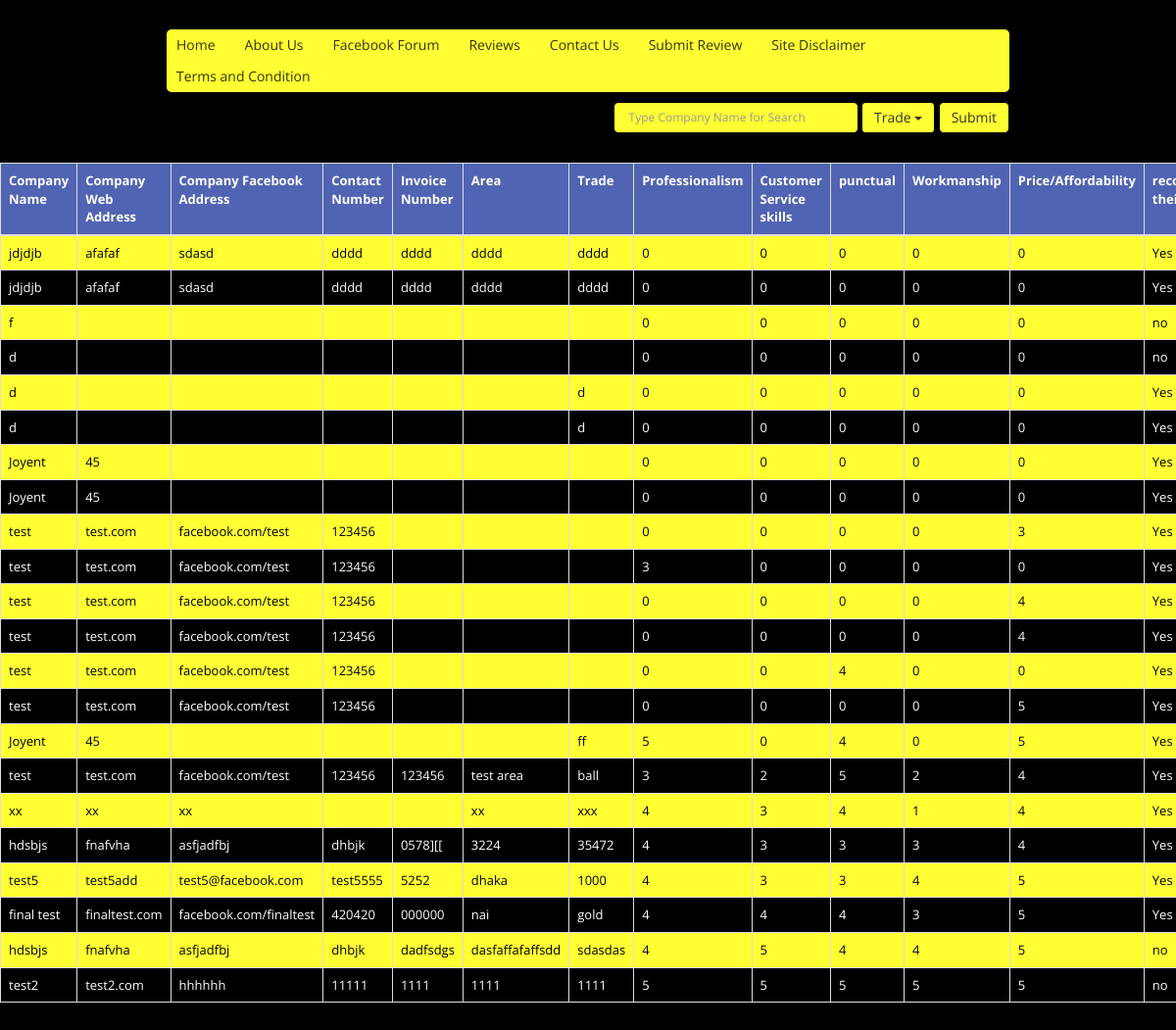
Screenshot of /databyTrade.php with the database file from the repository.
### tables this page shows
CREATE TABLE IF NOT EXISTS `company` (
  `id` int(100) NOT NULL AUTO_INCREMENT,
  `name` varchar(255) DEFAULT NULL,
  `web` varchar(255) DEFAULT NULL,
  `fb` varchar(255) DEFAULT NULL,
  `contact` varchar(255) DEFAULT NULL,
  `invoice` varchar(255) DEFAULT NULL,
  `area` varchar(100) DEFAULT NULL,
  `trade` varchar(100) DEFAULT NULL,
  `rpro` int(11) DEFAULT NULL,
  `rser` int(11) DEFAULT NULL,
  `rpun` int(11) DEFAULT NULL,
  `rwork` int(11) DEFAULT NULL,
  `rprice` int(11) DEFAULT NULL,
  `recom` int(11) DEFAULT NULL,
  `totalstar` int(11) DEFAULT NULL,
  PRIMARY KEY (`id`)
);

### databyTrade.php (the view, shortened to what this page needs)
<?php
$dbhost = 'localhost';
$dbuser = 'root';
$dbpass = '';
$conn = mysql_connect($dbhost, $dbuser, $dbpass);
$sql = 'SELECT * FROM company ORDER BY totalstar ASC';
$retval = mysql_query($sql, $conn);
?>
<!DOCTYPE html>
<html lang="en">
    <head>
        <link rel="stylesheet" href="css/bootstrap.min.css">
        <link rel="stylesheet" href="css/typeahead.css">
        <link rel="stylesheet" href="css/style.css">
    </head>
    <body>
        <div class="container">
            <div class="clearfix top_section data_table">
                <div class="row">
                    <div class="col-sm-12">
                        <div class="inline_menu">
                            <ul class="bdr clearfix">
                                <li><a href="index.php">Home</a></li>
                                <li><a href="about.php">About Us</a></li>
                                <li><a href="fb_forum.php">Facebook Forum</a></li>
                                <li><a href="datadetails.php">Reviews</a></li>
                                <li><a href="contact.php">Contact Us</a></li>
                                <li><a href="reviews.php">Submit Review</a></li>
                                <li><a href="disclaimer.php">Site Disclaimer</a></li>
                                <li><a href="termscondition.php">Terms and Condition</a></li>
                            </ul>
                        </div>
                    </div>
                </div>
                <div class="row">
                    <div class="col-sm-12">
                        <form method="post" action="searchBytrade.php">
                            <div class="data-name text-right clearfix form-group">
                                <input type="text" name="search" class="form-control bdr" placeholder="Type Company Name for Search" id="ctradeSearch" data-provde="typeahead">
                                <div style="color: white;display:inline-block;vertical-align:top;" class="">
                                    <div class="dropdown bdr">
                                        <button class="btn btn-default dropdown-toggle" type="button" id="menu1" data-toggle="dropdown"><span class="sbt">Trade</span>
                                            <span class="caret"></span></button>
                                    </div>
                                </div>
                                <button type="submit" class="btn btn-default bdr">Submit</button>
                            </div>
                        </form>
                    </div>
                </div>
            </div>
        </div>
        <div class="table-responsive">
            <table class="table table-bordered">
                <thead>
                    <tr>
                        <th>Company Name</th>
                        <th>Company Web Address</th>
                        <th>Company Facebook Address</th>
                        <th>Contact Number</th>
                        <th>Invoice Number</th>
                        <th>Area</th>
                        <th>Trade</th>
                        <th>Professionalism</th>
                        <th>Customer Service skills</th>
                        <th>punctual</th>
                        <th>Workmanship</th>
                        <th> Price/Affordability</th>
                        <th>recommendation their services</th>
                    </tr>
                </thead>
                <tbody>
                    <?php
                    while ($row = mysql_fetch_assoc($retval)) {
                        ?>
                        <tr>
                            <td><?php echo $row['name']; ?></td>
                            <td><?php echo $row['web']; ?></td>
                            <td><?php echo $row['fb']; ?></td>
                            <td><?php echo $row['contact']; ?></td>
                            <td><?php echo $row['invoice']; ?></td>
                            <td><?php echo $row['area']; ?></td>
                            <td><?php echo $row['trade']; ?></td>
                            <td><?php echo $row['rpro']; ?></td>
                            <td><?php echo $row['rser']; ?></td>
                            <td><?php echo $row['rpun']; ?></td>
                            <td><?php echo $row['rwork']; ?></td>
                            <td><?php echo $row['rprice']; ?></td>
                            <td><?php echo ($row['recom'] == 1) ? 'Yes' : 'no'; ?></td>
                        </tr>
                        <?php
                    }
                    ?>
                </tbody>
            </table>
        </div>
    </body>
</html>

### css/typeahead.css (style rules this page uses)
.tt-query, .tt-hint { width: 250px !important; height: 30px; padding: 8px 12px; font-size: 14px; line-height: 30px; border: 2px solid #ccc; -webkit-border-radius: 8px; -moz-border-radius: 8px; border-radius: 8px; outline: none; }
.tt-query { -webkit-box-shadow: inset 0 1px 1px rgba(0, 0, 0, 0.075); -moz-box-shadow: inset 0 1px 1px rgba(0, 0, 0, 0.075); box-shadow: inset 0 1px 1px rgba(0, 0, 0, 0.075); }

### css/style.css (style rules this page uses)
html, button, input, select, textarea { color: #222; }
html { font-size: 1em; line-height: 1.4; }
html, body, div, span, applet, object, iframe, h1, h2, h3, h4, h5, h6, p, blockquote, pre, a, abbr, acronym, address, big, cite, code, del, dfn, em, img, ins, kbd, q, s, samp, small, strike, strong, sub, sup, tt, var, b, u, i, center, dl, dt, dd, ol, ul, li, fieldset, form, label, legend, table, caption, tbody, tfoot, thead, tr, th, td, article, aside, canvas, details, embed, figure, figcaption, footer, header, hgroup, menu, nav, output, ruby, section, summary, time, mark, audio, video { margin: 0; padding: 0; border: 0; font-size: 100%; font: inherit; vertical-align: baseline; }
body { line-height: 1; }
ol, ul { list-style: none; }
table { border-collapse: collapse; border-spacing: 0; }
body { font-family: 'Open Sans', sans-serif; font-size: 13px; color: #000; line-height: 18px; background-color: #000; height: 100%; }
a { color: #000; }
.container { max-width: 890px; }
.table { background-color: #fff; }
.table thead tr th { background-color: #5164B3; font-weight: bold; vertical-align: top; color: #fff; }
.table >tbody > tr > td { background-color: #000; color: #fff; }
.table >tbody > tr:nth-child(odd) > td { background-color: #FFFF33; color: #000; }
.data_table { padding: 30px 0; }
.data_table .form-group { margin-bottom: 0; }
.data_table .tt-query { background-color: #FFFF33!important; border: 1px solid #000; padding: 15px 15px; font-size: 12px; color: #000; }
.data_table .btn { padding: 5px 12px; vertical-align: top; background-color: #FFFF33; border-color: #000; }
.tt-query, .tt-hint { width: inherit; }
.inline_menu { margin-bottom: 10px; }
.inline_menu ul { background-color: #FFFF33; }
.inline_menu ul li { float: left; margin-right: 10px; }
.inline_menu ul li:last-child { margin-right: 0; }
.inline_menu ul li a { color: #000; display: block; padding: 7px 10px; font-size: 14px; opacity: .8; -webkit-transition: all, .4s; -moz-transition: all, .4s; -o-transition: all, .4s; transition: all, .4s; }
.bdr { border-radius: 5px; }
.table-responsive { width: 100%; overflow-y: auto; overflow-x: auto; margin: 0 0 1em; }
.clearfix:before, .clearfix:after { content: " "; display: table; }
.clearfix:after { clear: both; }
.clearfix { *zoom: 1; }

### rows the page displays
company: name "jdjdjb", web "afafaf", fb "sdasd", contact "dddd", invoice "dddd", area "dddd", trade "dddd", rpro "0", rser "0", rpun "0", rwork "0", rprice "0", recom "Yes"
company: name "jdjdjb", web "afafaf", fb "sdasd", contact "dddd", invoice "dddd", area "dddd", trade "dddd", rpro "0", rser "0", rpun "0", rwork "0", rprice "0", recom "Yes"
company: name "f", rpro "0", rser "0", rpun "0", rwork "0", rprice "0", recom "no"
company: name "d", rpro "0", rser "0", rpun "0", rwork "0", rprice "0", recom "no"
company: name "d", trade "d", rpro "0", rser "0", rpun "0", rwork "0", rprice "0", recom "Yes"
company: name "d", trade "d", rpro "0", rser "0", rpun "0", rwork "0", rprice "0", recom "Yes"
company: name "Joyent", web "45", rpro "0", rser "0", rpun "0", rwork "0", rprice "0", recom "Yes"
company: name "Joyent", web "45", rpro "0", rser "0", rpun "0", rwork "0", rprice "0", recom "Yes"
company: name "test", web "test.com", fb "facebook.com/test", contact "123456", rpro "0", rser "0", rpun "0", rwork "0", rprice "3", recom "Yes"
company: name "test", web "test.com", fb "facebook.com/test", contact "123456", rpro "3", rser "0", rpun "0", rwork "0", rprice "0", recom "Yes"
company: name "test", web "test.com", fb "facebook.com/test", contact "123456", rpro "0", rser "0", rpun "0", rwork "0", rprice "4", recom "Yes"
company: name "test", web "test.com", fb "facebook.com/test", contact "123456", rpro "0", rser "0", rpun "0", rwork "0", rprice "4", recom "Yes"
company: name "test", web "test.com", fb "facebook.com/test", contact "123456", rpro "0", rser "0", rpun "4", rwork "0", rprice "0", recom "Yes"
company: name "test", web "test.com", fb "facebook.com/test", contact "123456", rpro "0", rser "0", rpun "0", rwork "0", rprice "5", recom "Yes"
company: name "Joyent", web "45", trade "ff", rpro "5", rser "0", rpun "4", rwork "0", rprice "5", recom "Yes"
company: name "test", web "test.com", fb "facebook.com/test", contact "123456", invoice "123456", area "test area", trade "ball", rpro "3", rser "2", rpun "5", rwork "2", rprice "4", recom "Yes"
company: name "xx", web "xx", fb "xx", area "xx", trade "xxx", rpro "4", rser "3", rpun "4", rwork "1", rprice "4", recom "Yes"
company: name "hdsbjs", web "fnafvha", fb "asfjadfbj", contact "dhbjk", invoice "0578][[", area "3224", trade "35472", rpro "4", rser "3", rpun "3", rwork "3", rprice "4", recom "Yes"
company: name "test5", web "test5add", fb "test5@facebook.com", contact "test5555", invoice "5252", area "dhaka", trade "1000", rpro "4", rser "3", rpun "3", rwork "4", rprice "5", recom "Yes"
company: name "final test", web "finaltest.com", fb "facebook.com/finaltest", contact "420420", invoice "000000", area "nai", trade "gold", rpro "4", rser "4", rpun "4", rwork "3", rprice "5", recom "Yes"
company: name "hdsbjs", web "fnafvha", fb "asfjadfbj", contact "dhbjk", invoice "dadfsdgs", area "dasfaffafaffsdd", trade "sdasdas", rpro "4", rser "5", rpun "4", rwork "4", rprice "5", recom "no"
company: name "test2", web "test2.com", fb "hhhhhh", contact "11111", invoice "1111", area "1111", trade "1111", rpro "5", rser "5", rpun "5", rwork "5", rprice "5", recom "no"
